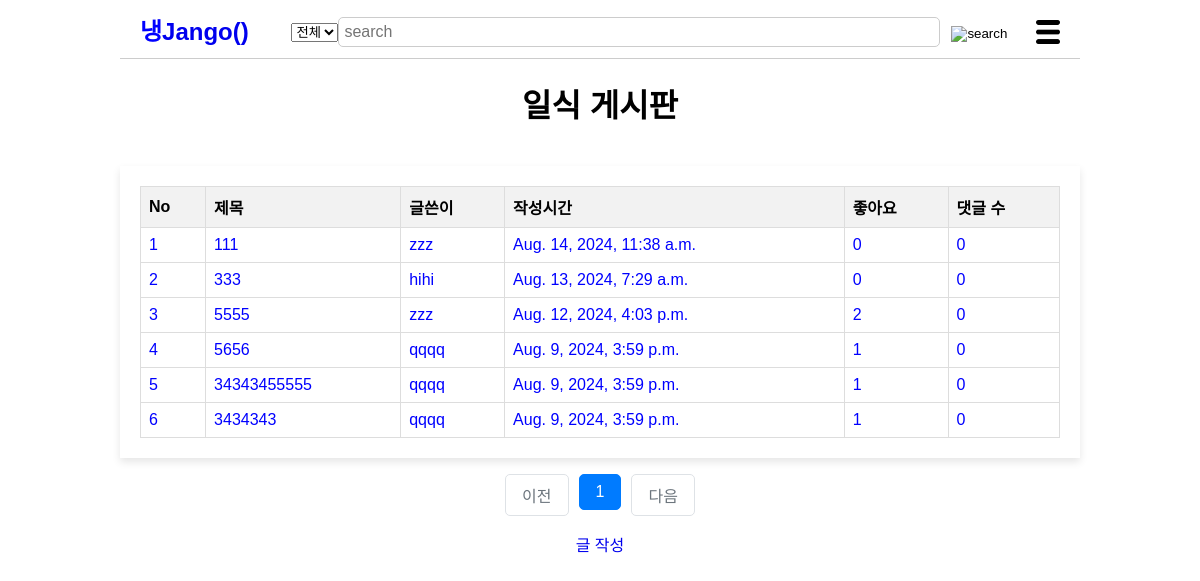
Page /japanpost/ on the committed database.
### post/models.py (models this page shows, shortened)
class Post(models.Model):
    title = models.CharField(max_length=200)
    cooktime = models.IntegerField()
    ingredient = models.TextField()
    cookmethod = models.TextField()
    created_at=models.DateTimeField(auto_now_add=True)
    writer=models.ForeignKey(User, on_delete=models.CASCADE)
    like_users=models.ManyToManyField(settings.AUTH_USER_MODEL, related_name='like_posts', blank=True)
    updated_at=models.DateTimeField(null=True, blank=True, auto_now=True)
    category = models.ForeignKey(Category, on_delete=models.CASCADE)

### post/views/post_views.py (the view)
# urls.py: path('<str:category_name>/',list, name='list'),
def list(request, category_name):
    request.session['previous_page'] = request.get_full_path()
    category = get_object_or_404(Category, name=category_name)
    posts = Post.objects.filter(category=category).annotate(comment_count=Count('comment')).order_by('-created_at')
    page=request.GET.get('page', '1')
    paginator=Paginator(posts, 10)
    page_obj=paginator.get_page(page)
    context={
        'list': page_obj,
        }
    if category_name=="koreapost":
        return render(request, 'koreapost.html', context)
    elif category_name=="chinapost":
        return render(request, 'chinapost.html', context)
    elif category_name=="japanpost":
        return render(request, 'japanpost.html', context)
    else:
        return render(request, '404.html')

### post/templates/japanpost.html (shortened to what this page needs)
<!DOCTYPE html>
<html lang="ko">
    <head>
        {% load static %}
        <link rel="stylesheet" href="{%static 'css/styles-japanpost.css' %}">
        <!-- {% load static %}
        <link rel="stylesheet" href="styles-japanpost.css"> -->
    </head>
    <body>
        <header>
            <div class="logo"><a href="{% url 'post:main' %}">
                <span class="blue">냉</span>Jango() </a>
            </div>
            <form method="POST" action="{% url 'post:search' user.id %}">
                <div class="search-bar">
                    <select name="search_select">
                        <option value="전체">전체</option>
                    </select>
                    <input type="text" placeholder="search" name="searched">
                    <button><img src="{% static 'image/search-icon.png' %}" alt="search"></button>
                </div>
            </form>
            <div class="menu-icon">
                <img src="{% static 'image/menu-icon.png' %}" alt="menu">
            </div>
        </header>
        <h1>일식 게시판</h1>
        <br>
        <div class="container">
            <table>
                <thead>
                    <tr>
                        <th>No</th>
                        <th>제목</th>
                        <th>글쓴이</th>
                        <th>작성시간</th>
                        <th>좋아요</th>
                        <th>댓글 수</th>
                    </tr>
                </thead>
                <tbody>
                    {% for post in list %}
                    <tr class="fixed" data-href="{% url 'post:show' post.id %}">
                        <td>{{ forloop.counter }}</td>
                        <td>{{ post.title }}</td>
                        <td>{{ post.writer }}</td>
                        <td>{{ post.created_at }}</td>
                        <td>{{ post.like_users.all.count }}</td>
                        <td>{{ post.comment_count }}</td>
                    </tr>
                    {% endfor %}
                </tbody>
            </table>
        </div>
        <ul class="pagination justify-content-center">
            {% if list.has_previous %}
                <li class="page-item">
                    <a class="page-link" href="?page={{ list.previous_page_number }}">이전</a>
                </li>
            {% else %}
                <li class="page-item disabled">
                    <a class="page-link" tabindex="-1" aria-disabled="true" href="#">이전</a>
                </li>
            {% endif %}
            {% for page_number in list.paginator.page_range %}
            {% if page_number >= list.number|add:-5 and page_number <= list.number|add:5 %}
            {% if page_number == list.number %}
                <li class="page-item active" aria-current="page">
                    <a class="page-link" href="?page={{ page_number }}">{{ page_number }}</a>
                </li>
            {% else %}
                <li class="page-item">
                    <a class="page-link" href="?page={{ page_number }}">{{ page_number }}</a>
                </li>
            {% endif %}
            {% endif %}
            {% endfor %}
            {% if list.has_next %}
                <li class="page-item">
                    <a class="page-link" href="?page={{ list.next_page_number }}">다음</a>
                </li>
            {% else %}
                <li class="page-item disabled">
                    <a class="page-link" tabindex="-1" aria-disabled="true" href="#">다음</a>
                </li>
            {% endif %}
        </ul>
        <a href="{% url 'post:write' %}">글 작성</a>
    </body>
</html>

### static/css/styles-japanpost.css (style rules this page uses)
body { font-family: Arial, sans-serif; margin: 0 auto; padding: 0; text-align: center; width: 960px; overflow-x: auto; }
header { display: flex; justify-content: space-between; align-items: center; padding: 10px 20px; background-color: #fff; border-bottom: 1px solid #ccc; }
a { text-decoration-line: none; text-decoration-color: black; }
.logo { font-size: 24px; font-weight: bold; margin-right: 20px; }
.logo .blue { color: blue; }
.search-bar { padding-top: 6px; display: flex; align-items: center; flex-grow: 1; margin: 0 20px; }
.search-bar input { width: 590px; padding: 5px; font-size: 16px; border: 1px solid #ccc; border-radius: 5px; flex-grow: 1; }
.search-bar button { background: none; border: none; cursor: pointer; margin-left: 5px; }
.search-bar button img { margin-top: 3px; width: 30px; height: 30px; }
.menu-icon { position: relative; display: inline-block; }
.menu-icon img { margin-top: 10px; width: 24px; height: 24px; cursor: pointer; }
.container { margin: 0 auto; max-width: 1000px; background-color: #fff; padding: 20px; box-shadow: 0 4px 8px rgba(0, 0, 0, 0.1); }
table { width: 100%; border-collapse: collapse; }
th, td { border: 1px solid #ddd; padding: 8px; text-align: left; }
th { background-color: #f2f2f2; font-weight: bold; }
.fixed { color: blue; }
.pagination { display: flex; justify-content: center; list-style-type: none; padding: 0; }
.page-item { margin: 0 5px; }
.page-link { display: block; padding: 8px 16px; text-decoration: none; color: #007bff; border: 1px solid #dee2e6; border-radius: 5px; }
.page-item.disabled .page-link { color: #6c757d; pointer-events: none; cursor: not-allowed; }
.page-item.active .page-link { color: white; background-color: #007bff; border-color: #007bff; }

### rows in the picture
Post: title "111", writer "zzz", created_at "Aug. 14, 2024, 11:38 a.m.", like_users.all.count "0", comment_count "0"
Post: title "333", writer "hihi", created_at "Aug. 13, 2024, 7:29 a.m.", like_users.all.count "0", comment_count "0"
Post: title "5555", writer "zzz", created_at "Aug. 12, 2024, 4:03 p.m.", like_users.all.count "2", comment_count "0"
Post: title "5656", writer "qqqq", created_at "Aug. 9, 2024, 3:59 p.m.", like_users.all.count "1", comment_count "0"
Post: title "34343455555", writer "qqqq", created_at "Aug. 9, 2024, 3:59 p.m.", like_users.all.count "1", comment_count "0"
Post: title "3434343", writer "qqqq", created_at "Aug. 9, 2024, 3:59 p.m.", like_users.all.count "1", comment_count "0"

### other values in the picture
{{ page_number }} "1"
